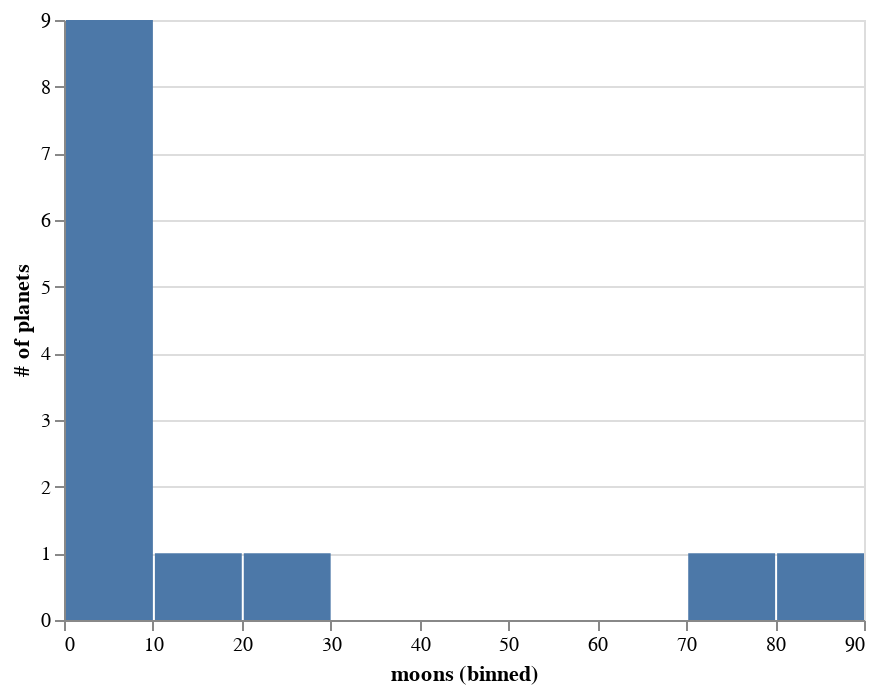

The notebook cell this image was saved under:
### Markdown cell above
## Adattranszformációk

### Code cell
alt.Chart(planets).mark_bar().encode(
    alt.X('moons', bin=True),
    alt.Y('count()', title='# of planets')
)

### Figure 1 — Vega-Lite specification as saved in the notebook (floating-point values rounded to 4 significant figures)
{"config": {"view": {"continuousWidth": 400, "continuousHeight": 300}}, "data": {"name": "data-5b03ff44f3bf68bec8f5d2248afba5a6"}, "mark": "bar", "encoding": {"x": {"type": "quantitative", "bin": true, "field": "moons"}, "y": {"type": "quantitative", "aggregate": "count", "title": "# of planets"}}, "$schema": "https://vega.github.io/schema/vega-lite/v4.8.1.json", "datasets": {"data-5b03ff44f3bf68bec8f5d2248afba5a6": [{"name": "Mercury", "diameter": 4879, "distance": 57.91, "moons": 0, "type": "planet"}, {"name": "Venus", "diameter": 12104, "distance": 108.2, "moons": 0, "type": "planet"}, {"name": "Earth", "diameter": 12742, "distance": 149.6, "moons": 1, "type": "planet"}, {"name": "Mars", "diameter": 6779, "distance": 227.9, "moons": 2, "type": "planet"}, {"name": "Ceres", "diameter": 950, "distance": 414.3, "moons": 0, "type": "dwarf planet"}, {"name": "Jupiter", "diameter": 139822, "distance": 778.5, "moons": 79, "type": "planet"}, {"name": "Saturn", "diameter": 116464, "distance": 1434.0, "moons": 82, "type": "planet"}, {"name": "Uranus", "diameter": 50724, "distance": 2871.0, "moons": 27, "type": "planet"}, {"name": "Neptune", "diameter": 4495, "distance": 49240.0, "moons": 14, "type": "planet"}, {"name": "Pluto", "diameter": 2374, "distance": 5906.0, "moons": 5, "type": "dwarf planet"}, {"name": "Haumea", "diameter": 1960, "distance": 6460.0, "moons": 2, "type": "dwarf planet"}, {"name": "Makemake", "diameter": 1434, "distance": 6796.0, "moons": 1, "type": "dwarf planet"}, {"name": "Eris", "diameter": 2326, "distance": 10150.0, "moons": 1, "type": "dwarf planet"}]}}
